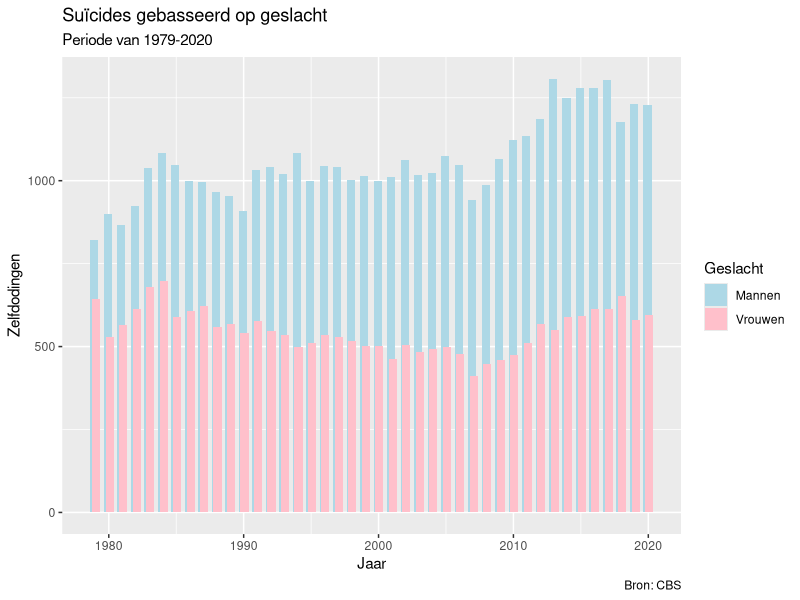
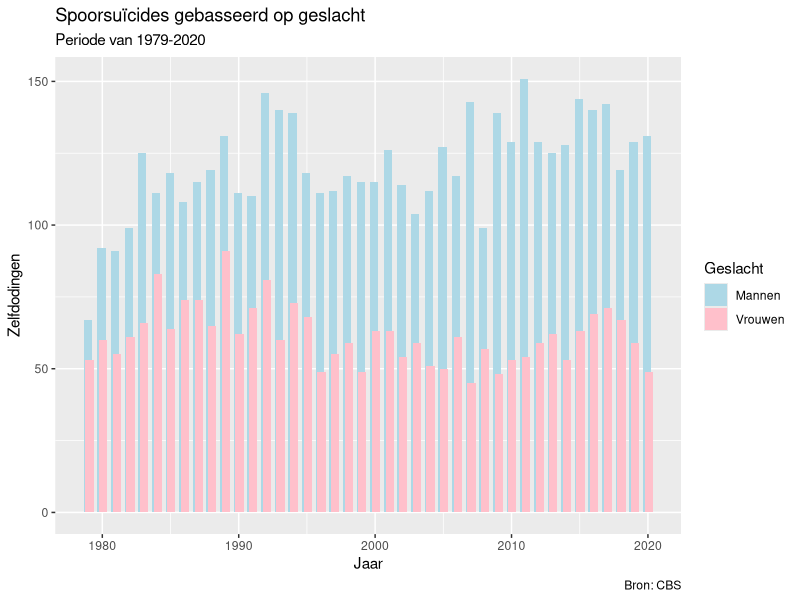

Source code (R) for these figures, in order: (Note: this script raises an error after producing the figures.)
## ---- chunk 1
library(readxl)
library(dplyr)
library(ggplot2)
library(reshape2)

SpoorData <- read_xlsx("1979-2020 spoordata.xlsx")
## ---- chunk 2
Zelfdodingen <- SpoorData%>%
  select(Totaal_zelfdoding, Geslacht, Perioden)%>%
  filter(Geslacht == "Mannen" | Geslacht == "Vrouwen")

  ggplot(data=Zelfdodingen, aes(x=Perioden, y=Totaal_zelfdoding, fill= Geslacht, width =1.2)) +
  geom_bar(stat="identity", position=position_dodge(width=0.25))+
  scale_fill_manual(values = c("#add8e6", "Pink"))+
  xlab("Jaar")+
  ylab("Zelfdodingen")+
  labs(title="Suïcides gebasseerd op geslacht",
       subtitle= "Periode van 1979-2020",
       caption= "Bron: CBS")
## ---- chunk 3
Zelfdoding_trein <- SpoorData%>%
  filter(Geslacht == "Mannen" | Geslacht == "Vrouwen")

ggplot(data=Zelfdoding_trein, aes(x=Perioden, y=DMV_trein, fill=Geslacht, width=1.2)) +
  geom_bar(stat="identity", position=position_dodge(width=0.25))+
  scale_fill_manual(values = c("#add8e6", "Pink"))+
  xlab("Jaar")+
  ylab("Zelfdodingen")+
  labs(title="Spoorsuïcides gebasseerd op geslacht",
       subtitle= "Periode van 1979-2020",
       caption= "Bron: CBS")
## ---- chunk 4
library(reshape2)
Totaal_vs_trein <- SpoorData%>%
  select(Totaal_zelfdoding, DMV_trein, Perioden)%>%
  rename(Totaal=Totaal_zelfdoding)%>%
  rename(Spoorsuïcides=DMV_trein)

Totaal_vs_trein_bar <- melt(Totaal_vs_trein, id.vars = c("Perioden"))
ggplot(data=my_data_long, aes(x=factor(Perioden), y=value, fill=variable, color=variable, alpha=variable, width=0.6)) +
  geom_bar(width=.8, stat="identity", position ="identity") +
  scale_colour_manual(values=c("lightblue4", "red")) +
  scale_fill_manual(values=c("lightblue", "pink")) +
  scale_alpha_manual(values=c(.8, 1))+
  scale_x_discrete(guide = guide_axis(check.overlap = TRUE))+
  theme(axis.text.x = element_text(angle = 45, hjust = 1, size = 10, vjust=1))+
  theme(legend.title=element_blank())+
  xlab("Jaar")+
  ylab("Zelfdodingen")+
    labs(title="Spoorsuïcides",
         #color="Zelfdodingen",
         #fill="Zelfdodingen",
       subtitle= "Periode van 1979-2020",
       caption= "Bron: CBS")
